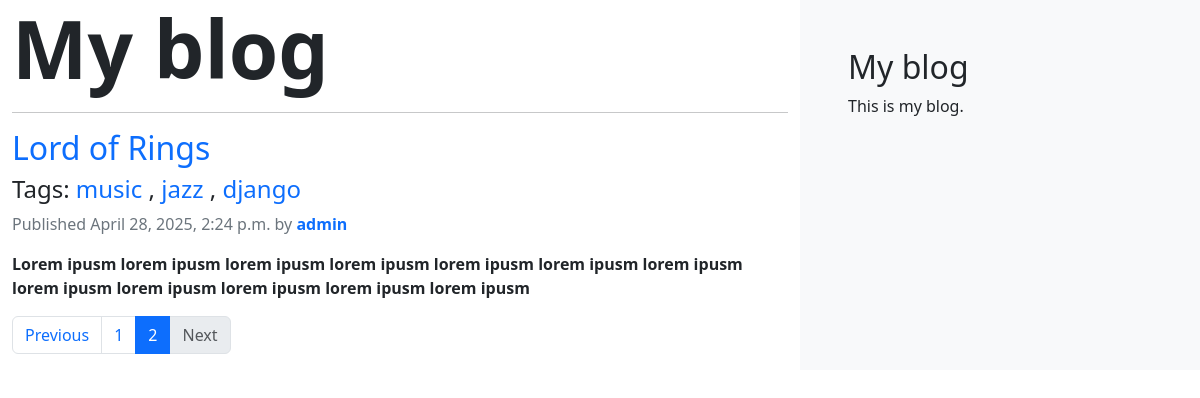
Screenshot of /blog/?page=2 with the database file from the repository.
### blog/models.py (models this page shows, shortened)
class Post(models.Model):
    class Status(models.TextChoices):
        DRAFT = "DF", "Draft"
        PUBLISHED = "PB", "Published"
    title = models.CharField(max_length=255)
    slug = models.SlugField(
        max_length=255,
        unique_for_date="publish",
    )
    author = models.ForeignKey(
        settings.AUTH_USER_MODEL,
        on_delete=models.CASCADE,
        related_name="posts",
    )
    body = models.TextField()
    publish = models.DateTimeField(default=timezone.now)
    created_at = models.DateTimeField(auto_now_add=True)
    updated_at = models.DateTimeField(auto_now=True)
    status = models.CharField(max_length=2, choices=Status, default=Status.DRAFT)
    objects = models.Manager()  # default manager
    published = PublishedManager()  # custom manager
    tags = TaggableManager()  # taggit manager
    class Meta:
        ordering = ["-publish"]
        indexes = [
            models.Index(fields=("-publish",)),
        ]
    def get_absolute_url(self):
        return reverse(
            "blog:post_detail",
            args=[
                self.publish.year,
                self.publish.month,
                self.publish.day,
                self.slug,
            ],
        )

### blog/views.py (the view)
# urls.py: path("", views.post_list, name="post_list"),
def post_list(request, tag_slug=None):
    post_list = Post.published.all()
    tag = None
    if tag_slug:
        tag = get_object_or_404(Tag, slug=tag_slug)
        post_list = post_list.filter(tags__in=[tag])
    paginator = Paginator(post_list, 3)
    page_number = request.GET.get("page", 1)
    try:
        posts = paginator.page(page_number)
    except PageNotAnInteger:
        posts = paginator.page(1)
    except EmptyPage:
        posts = paginator.page(paginator.num_pages)
    context = {"posts": posts, "tag": tag}
    return render(
        request,
        "blog/post/list.html",
        context,
    )

### blog/models.py (called while the page is built)
    def get_queryset(self):
        return super().get_queryset().filter(status=Post.Status.PUBLISHED)

### blog/templates/blog/post/list.html (shortened to what this page needs)
{% extends "blog/_base.html" %}
{% block content %}
<div>
  <h1 class="display-1 fw-semibold">My blog</h1>
  <hr />
</div>
{% for post in posts %}
<h2 class="text-primary">
  <a class="text-decoration-none" href="{{ post.get_absolute_url }}">{{ post.title }}</a>
</h2>
<h4>
  Tags:
  {% for tag in post.tags.all %}
  <a class="text-decoration-none" href="{% url 'blog:post_list_by_tag' tag.slug %}">
    <span class="text-primary">{{ tag.name }}</span>
  </a>
  {% if not forloop.last %},{% endif %}
  {% endfor %}
</h4>
<p class="text-secondary">
  Published {{ post.publish }} by
  <span class="text-primary fw-semibold">{{ post.author }}</span>
</p>
<span class="fw-semibold">
  {{ post.body|truncatewords:30|capfirst|linebreaks }}
</span>
{% empty %}
<p>No posts found.</p>
{% endfor %}
{% include "pagination.html" with page=posts %}
{% endblock content %}

### blog/static/css/blog.css (style rules this page uses)
body { padding: 0; margin: 0; box-sizing: border-box; }

### rows the page displays
Post: title "Lord of Rings", publish "April 28, 2025, 2:24 p.m.", author "admin", body "Lorem ipusm lorem ipusm lorem ipusm lorem ipusm lorem ipusm lorem ipusm lorem ipusm lorem ipusm lorem ipusm lorem ipusm lorem ipusm lorem ipusm"
Tag: name "music"
Tag: name "jazz"
Tag: name "django"

### other values shown
{{ num }} "1"
{{ num }} "2"
